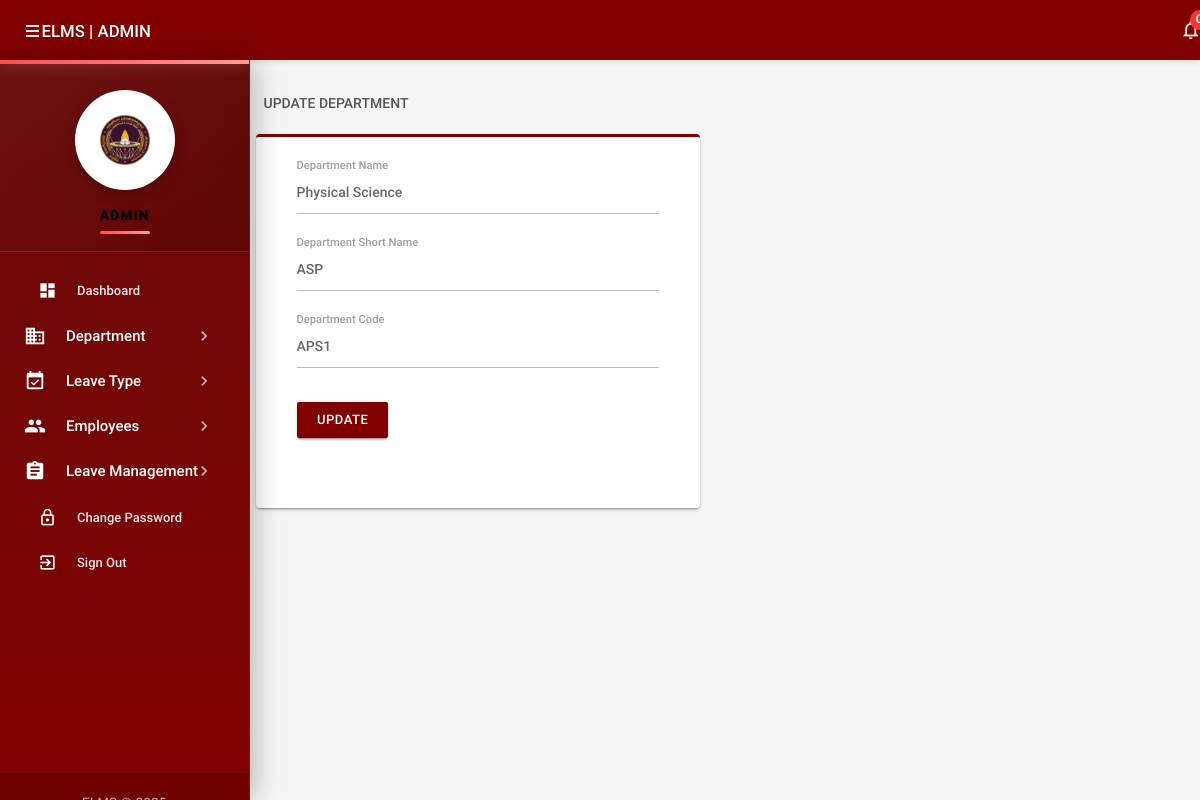
Screenshot of /admin/editdepartment.php?deptid=1 (signed in) with the database file from the repository.
### tables this page shows
CREATE TABLE tbldepartments (
  id int(11) NOT NULL,
  DepartmentName varchar(150) DEFAULT NULL,
  DepartmentShortName varchar(100) DEFAULT NULL,
  DepartmentCode varchar(50) DEFAULT NULL,
  FacultyCode varchar(50) DEFAULT NULL,
  CreationDate timestamp NOT NULL DEFAULT current_timestamp()
);

### admin/editdepartment.php (the view, shortened to what this page needs)
<?php
include('includes/config.php');
if(strlen($_SESSION['alogin'])==0)
    {
header('location:index.php');
}
else{
    ?>
<!DOCTYPE html>
<html lang="en">
    <head>
        <link type="text/css" rel="stylesheet" href="../assets/plugins/materialize/css/materialize.min.css"/>
        <link href="../assets/plugins/material-preloader/css/materialPreloader.min.css" rel="stylesheet">
        <link href="../assets/css/alpha.min.css" rel="stylesheet" type="text/css"/>
        <link href="../assets/css/custom.css" rel="stylesheet" type="text/css"/>
    </head>
    <body>
  <?php include('includes/header.php');?>
       <?php include('includes/sidebar.php');?>
            <main class="mn-inner">
                <div class="row">
                    <div class="col s12">
                        <div class="page-title">Update Department</div>
                    </div>
                    <div class="col s12 m12 l6">
                        <div class="card">
                            <div class="card-content">
                                <div class="row">
                                    <form class="col s12" name="chngpwd" method="post">
<?php
$did=intval($_GET['deptid']);
$sql = "SELECT * from tbldepartments WHERE id=:did";
$query = $dbh -> prepare($sql);
$query->bindParam(':did',$did,PDO::PARAM_STR);
$query->execute();
$results=$query->fetchAll(PDO::FETCH_OBJ);
if($query->rowCount() > 0)
{
foreach($results as $result)
{               ?>
                                        <div class="row">
                                            <div class="input-field col s12">
<input id="departmentname" type="text"  class="validate" autocomplete="off" name="departmentname" value="<?php echo htmlentities($result->DepartmentName);?>"  required>
                                                <label for="deptname">Department Name</label>
                                            </div>
          <div class="input-field col s12">
<input id="departmentshortname" type="text"  class="validate" autocomplete="off" value="<?php echo htmlentities($result->DepartmentShortName);?>" name="departmentshortname"  required>
                                                <label for="deptshortname">Department Short Name</label>
                                            </div>
  <div class="input-field col s12">
 <input id="deptcode" type="text" name="deptcode" class="validate" autocomplete="off" value="<?php echo htmlentities($result->DepartmentCode);?>" required>
                                                <label for="password">Department Code</label>
                                            </div>
<?php }} ?>
<div class="input-field col s12">
<button type="submit" name="update" class="waves-effect waves-light btn indigo m-b-xs">UPDATE</button>
</div>
                                        </div>
                                    </form>
                                </div>
                            </div>
                        </div>
                    </div>
                </div>
            </main>
        </div>
        <div class="left-sidebar-hover"></div>
    </body>
</html>
<?php } ?>

### assets/css/custom.css (style rules this page uses)
:root { --primary-color: #800000; --primary-dark: #660000; --primary-light: #a62e2e; --accent-color: #ff3333; --text-on-primary: #ffffff; --sidebar-bg: #800000; --sidebar-text: #ffffff; --sidebar-hover: #660000; --card-shadow: 0 2px 5px rgba(0,0,0,0.1); }
body { background-color: #f5f5f5; }
.btn, .btn-large, .btn-floating, input[type="submit"], input[type="button"], button { background-color: #800000 !important; color: #ffffff !important; text-transform: none; font-weight: 500; padding: 0 20px; height: 36px; line-height: 36px; border-radius: 2px; border: none; cursor: pointer; transition: all 0.3s ease; box-shadow: 0 2px 2px 0 rgba(0,0,0,0.14), 0 1px 5px 0 rgba(0,0,0,0.12), 0 3px 1px -2px rgba(0,0,0,0.2); }
.card, .card-panel { border-radius: 4px; box-shadow: 0 2px 2px 0 rgba(0,0,0,0.14), 0 1px 5px 0 rgba(0,0,0,0.12), 0 3px 1px -2px rgba(0,0,0,0.2); border-top: 3px solid #800000; margin: 0.5rem 0 1rem 0; transition: box-shadow 0.3s ease; }

### rows the page displays
tbldepartments: departmentname "Physical Science", departmentshortname "ASP", deptcode "APS1"
